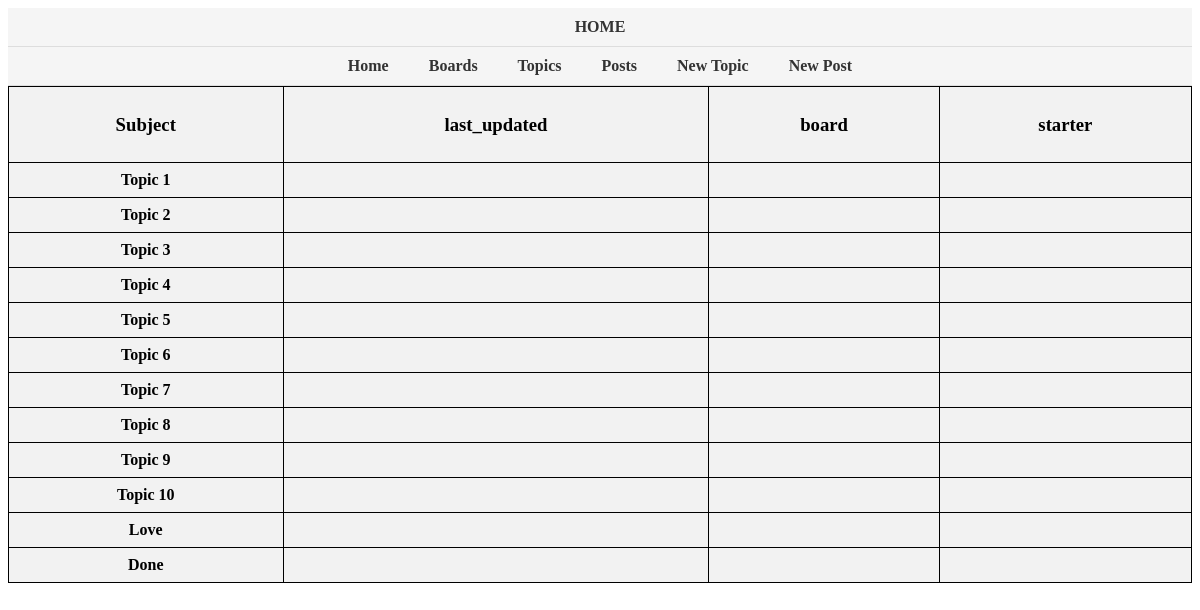
Page /web_app/board/ on the earlier database version.
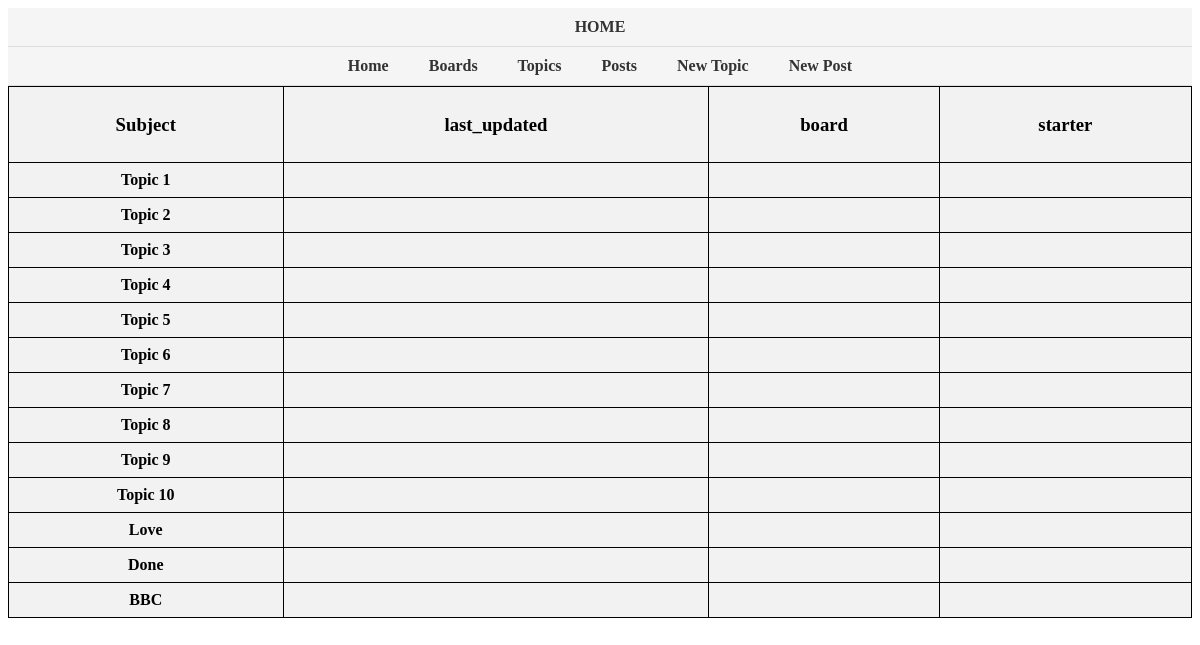
Same page on the later database version.
### web_app/models.py (models this page shows, shortened)
class Topic(models.Model):
    subject = models.CharField(max_length=255, default='topic')
    message = models.TextField(max_length=4000, default="what's on your mind")

### web_app/views.py (the view)
# urls.py: path('board/', views.topic_data),
def topic_data(request):
    topics = Topic.objects.all()
    return render(request, 'board_topic.html', {'topics':topics})

### web_app/templates/board_topic.html (shortened to what this page needs)
<!DOCTYPE html>
<html>
<head>
</head>
<ul class="navigation">
    <li><a href="/web_app/">HOME</a></li>
  </ul>
<body>
    <ul class="navigation">
        <li><a href="/web_app/">Home</a></li>
        <li><a href="/web_app/admindata/">Boards</a></li>
        <li><a href="/web_app/board/">Topics</a></li>
        <li><a href="/web_app/post/">Posts</a></li>
        <li><a href="/web_app/create/">New Topic</a></li>
        <li><a href="/web_app/chatting/">New Post</a></li>
    </ul>
    <table>
        <thead>
            <tr>
                <th><h3><b>Subject</b></h3></th>
                <th><h3><b>last_updated</b></h3></th>
                <th><h3><b>board</b></h3></th>
                <th><h3><b>starter</b></h3></th>
            </tr>
            {% for item in topics %}
            <tr>
                <th>{{ item.subject }}</th>
                <th>{{ item.last_updated }}</th>
                <th>{{ item.board }}</th>
                <th>{{ item.starter }}</th>
            </tr>
            {% endfor %}
    </table>
</body>
</html>

Differences in the rows shown:
added Topic: subject "BBC"
